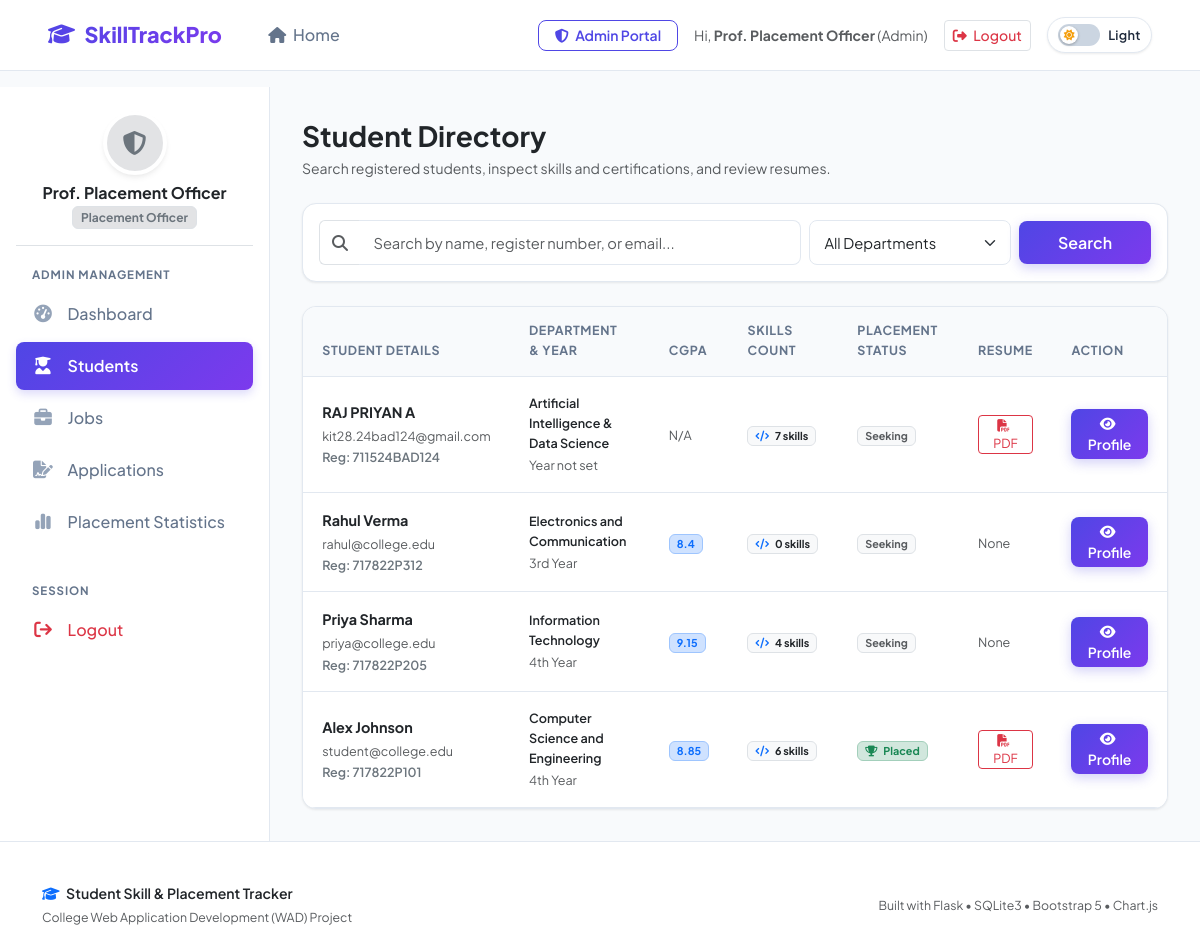
/admin/students (signed in), run on the app's committed database.
### tables this page shows
CREATE TABLE student_profiles (
        id INTEGER PRIMARY KEY AUTOINCREMENT,
        user_id INTEGER UNIQUE NOT NULL,
        register_no TEXT,
        phone TEXT,
        department TEXT,
        year TEXT,
        cgpa REAL,
        location TEXT,
        about_me TEXT,
        profile_photo TEXT DEFAULT 'default_avatar.png',
        updated_at TIMESTAMP DEFAULT CURRENT_TIMESTAMP,
        FOREIGN KEY (user_id) REFERENCES users (id) ON DELETE CASCADE
    );

CREATE TABLE users (
        id INTEGER PRIMARY KEY AUTOINCREMENT,
        name TEXT NOT NULL,
        email TEXT UNIQUE NOT NULL,
        password_hash TEXT NOT NULL,
        role TEXT NOT NULL CHECK(role IN ('student', 'admin')),
        created_at TIMESTAMP DEFAULT CURRENT_TIMESTAMP
    );

### app.py (the view)
@app.route('/admin/students')
@admin_required
def admin_students():
    db = get_db()
    search = request.args.get('search', '').strip()
    dept_filter = request.args.get('department', '').strip()
    sql = """
        SELECT u.id, u.name, u.email, u.created_at,
               p.register_no, p.department, p.year, p.cgpa, p.phone, p.location,
               (SELECT COUNT(*) FROM student_skills WHERE student_id = u.id) as skill_count,
               (SELECT COUNT(*) FROM job_applications WHERE student_id = u.id AND status = 'Selected') as is_placed,
               (SELECT filename FROM resumes WHERE student_id = u.id) as resume_file
        FROM users u
        LEFT JOIN student_profiles p ON u.id = p.user_id
        WHERE u.role = 'student'
    """
    params = []
    if search:
        sql += " AND (u.name LIKE ? OR u.email LIKE ? OR p.register_no LIKE ?)"
        term = f"%{search}%"
        params.extend([term, term, term])
    if dept_filter:
        sql += " AND p.department = ?"
        params.append(dept_filter)
    sql += " ORDER BY u.id DESC"
    students_list = db.execute(sql, params).fetchall()
    departments = db.execute("SELECT DISTINCT department FROM student_profiles WHERE department IS NOT NULL AND department != ''").fetchall()
    return render_template('students.html', students=students_list, departments=departments,
                           search=search, dept_filter=dept_filter)

### app.py (called while the page is built)
def get_db():
    if 'db' not in g:
        g.db = sqlite3.connect(app.config['DATABASE'])
        g.db.row_factory = sqlite3.Row
        g.db.execute("PRAGMA foreign_keys = ON")
    return g.db

def admin_required(f):
    @wraps(f)
    def decorated_function(*args, **kwargs):
        if 'user_id' not in session:
            flash('Please log in as an administrator.', 'warning')
            return redirect(url_for('login'))
        if session.get('role') != 'admin':
            flash('Access denied. Administrator privileges required.', 'danger')
            return redirect(url_for('student_dashboard'))
        return f(*args, **kwargs)
    return decorated_function

### templates/students.html (shortened to what this page needs)
{% extends "base.html" %}
{% block content %}
<div class="app-wrapper">
    {% include "admin_sidebar.html" %}
    <div class="main-content">
        <div class="d-flex flex-wrap align-items-center justify-content-between mb-4">
            <div>
                <h3 class="fw-bold text-dark mb-1">Student Directory</h3>
                <p class="text-muted small mb-0">Search registered students, inspect skills and certifications, and review resumes.</p>
            </div>
        </div>
        <div class="card card-custom p-3 mb-4">
            <form method="GET" action="{{ url_for('admin_students') }}" class="row g-2 align-items-center">
                <div class="col-md-7">
                    <div class="input-group">
                        <span class="input-group-text bg-white border-end-0"><i class="fa-solid fa-magnifying-glass text-muted"></i></span>
                        <input type="text" class="form-control border-start-0" name="search" value="{{ search or '' }}" placeholder="Search by name, register number, or email...">
                    </div>
                </div>
                <div class="col-md-3">
                    <select class="form-select" name="department">
                        <option value="">All Departments</option>
                    </select>
                </div>
                <div class="col-md-2 d-flex gap-2">
                    <button type="submit" class="btn btn-primary flex-fill">Search</button>
                </div>
            </form>
        </div>
        <div class="card card-custom">
            <div class="card-body-custom p-0">
                <div class="table-responsive">
                    <table class="table table-custom mb-0">
                        <thead>
                            <tr>
                                <th>Student Details</th>
                                <th>Department & Year</th>
                                <th>CGPA</th>
                                <th>Skills Count</th>
                                <th>Placement Status</th>
                                <th>Resume</th>
                                <th>Action</th>
                            </tr>
                        </thead>
                        <tbody>
                            {% if students %}
                                {% for s in students %}
                                <tr>
                                    <td>
                                        <div class="fw-bold text-dark">{{ s.name }}</div>
                                        <small class="text-muted">{{ s.email }}</small>
                                        {% if s.register_no %}
                                            <div class="small text-secondary fw-semibold">Reg: {{ s.register_no }}</div>
                                        {% endif %}
                                    </td>
                                    <td>
                                        <div class="small fw-semibold text-dark">{{ s.department or 'Unspecified' }}</div>
                                        <small class="text-muted">{{ s.year or 'Year not set' }}</small>
                                    </td>
                                    <td>
                                        {% if s.cgpa %}
                                            <span class="badge bg-primary-subtle text-primary border border-primary-subtle fw-bold">
                                                {{ s.cgpa }}
                                            </span>
                                        {% else %}
                                            <span class="text-muted small">N/A</span>
                                        {% endif %}
                                    </td>
                                    <td>
                                        <span class="badge bg-light text-dark border">
                                            <i class="fa-solid fa-code me-1 text-primary"></i> {{ s.skill_count }} skills
                                        </span>
                                    </td>
                                    <td>
                                        {% if s.is_placed > 0 %}
                                            <span class="badge bg-success-subtle text-success border border-success-subtle">
                                                <i class="fa-solid fa-trophy me-1"></i> Placed
                                            </span>
                                        {% else %}
                                            <span class="badge bg-light text-muted border">Seeking</span>
                                        {% endif %}
                                    </td>
                                    <td>
                                        {% if s.resume_file %}
                                            <a href="{{ url_for('view_resume_file', filename=s.resume_file) }}" target="_blank" class="btn btn-outline-danger btn-sm py-0 px-2" style="font-size: 0.78rem;">
                                                <i class="fa-solid fa-file-pdf me-1"></i> PDF
                                            </a>
                                        {% else %}
                                            <span class="text-muted small">None</span>
                                        {% endif %}
                                    </td>
                                    <td>
                                        <a href="{{ url_for('admin_student_detail', user_id=s.id) }}" class="btn btn-primary btn-sm py-1 px-3">
                                            <i class="fa-solid fa-eye me-1"></i> Profile
                                        </a>
                                    </td>
                                </tr>
                                {% endfor %}
                            {% else %}
                                <tr>
                                    <td colspan="7" class="text-center py-5 text-muted">
                                        No students found matching your filter criteria.
                                    </td>
                                </tr>
                            {% endif %}
                        </tbody>
                    </table>
                </div>
            </div>
        </div>
    </div>
</div>
{% endblock %}

### static/css/style.css (style rules this page uses)
:root { --font-main: 'Plus Jakarta Sans', -apple-system, BlinkMacSystemFont, 'Segoe UI', Roboto, sans-serif; --primary: #4f46e5; --primary-hover: #4338ca; --primary-light: #eef2ff; --secondary: #7c3aed; --secondary-light: #f5f3ff; --accent: #06b6d4; --success: #10b981; --success-light: #ecfdf5; --warning: #f59e0b; --warning-light: #fffbeb; --danger: #ef4444; --danger-light: #fef2f2; --info: #0284c7; --info-light: #f0f9ff; --dark: #0f172a; --text-main: #1e293b; --text-muted: #64748b; --bg-body: #f8fafc; --bg-card: #ffffff; --border-color: #e2e8f0; --sidebar-width: 270px; --navbar-height: 72px; --radius-sm: 8px; --radius-md: 14px; --radius-lg: 20px; --shadow-sm: 0 1px 3px rgba(0, 0, 0, 0.05), 0 1px 2px rgba(0, 0, 0, 0.03); --shadow-md: 0 4px 6px -1px rgba(0, 0, 0, 0.06), 0 2px 4px -1px rgba(0, 0, 0, 0.04); --shadow-lg: 0 10px 15px -3px rgba(0, 0, 0, 0.07), 0 4px 6px -2px rgba(0, 0, 0, 0.04); --shadow-xl: 0 20px 25px -5px rgba(0, 0, 0, 0.08), 0 10px 10px -5px rgba(0, 0, 0, 0.03); }
* { margin: 0; padding: 0; box-sizing: border-box; }
body { font-family: var(--font-main); background-color: var(--bg-body); color: var(--text-main); line-height: 1.6; min-height: 100vh; display: flex; flex-direction: column; -webkit-font-smoothing: antialiased; }
a { text-decoration: none; transition: all 0.2s ease-in-out; }
.btn-primary { background: linear-gradient(135deg, var(--primary) 0%, var(--secondary) 100%); border: none; color: #ffffff; font-weight: 600; padding: 0.6rem 1.4rem; border-radius: var(--radius-sm); box-shadow: 0 4px 12px rgba(79, 70, 229, 0.25); transition: all 0.25s ease; }
.app-wrapper { display: flex; flex: 1; min-height: calc(100vh - var(--navbar-height)); }
.main-content { flex: 1; padding: 2rem; background-color: var(--bg-body); max-width: 100%; overflow-x: hidden; }
.card-custom { background: var(--bg-card); border: 1px solid var(--border-color); border-radius: var(--radius-md); box-shadow: var(--shadow-sm); transition: transform 0.25s ease, box-shadow 0.25s ease; overflow: hidden; }
.card-body-custom { padding: 1.5rem; }
.table-custom { width: 100%; border-collapse: separate; border-spacing: 0; }
.table-custom th { background-color: #f8fafc; color: var(--text-muted); font-size: 0.78rem; font-weight: 700; text-transform: uppercase; letter-spacing: 0.05em; padding: 0.9rem 1.2rem; border-bottom: 1px solid var(--border-color); }
.table-custom td { padding: 1rem 1.2rem; vertical-align: middle; border-bottom: 1px solid var(--border-color); background-color: #ffffff; font-size: 0.9rem; }
.form-control, .form-select { border-radius: var(--radius-sm); border: 1.5px solid var(--border-color); padding: 0.65rem 0.9rem; font-family: inherit; font-size: 0.92rem; transition: all 0.2s ease; }

### data on the page
student_profiles: name "RAJ PRIYAN A", email "kit28.24bad124@gmail.com", register_no "711524BAD124", department "Artificial Intelligence & Data Science", year "Year not set", shows "N/A", skill_count "7", shows "Seeking"
student_profiles: name "Rahul Verma", email "rahul@college.edu", register_no "717822P312", department "Electronics and Communication", year "3rd Year", cgpa "8.4", skill_count "0", shows "Seeking", shows "None"
student_profiles: name "Priya Sharma", email "priya@college.edu", register_no "717822P205", department "Information Technology", year "4th Year", cgpa "9.15", skill_count "4", shows "Seeking", shows "None"
student_profiles: name "Alex Johnson", email "student@college.edu", register_no "717822P101", department "Computer Science and Engineering", year "4th Year", cgpa "8.85", skill_count "6", shows "Placed"

### other printed values
{{ session.get('name') }} "Prof. Placement Officer"
{{ session.get('role')|capitalize }} "Admin"
